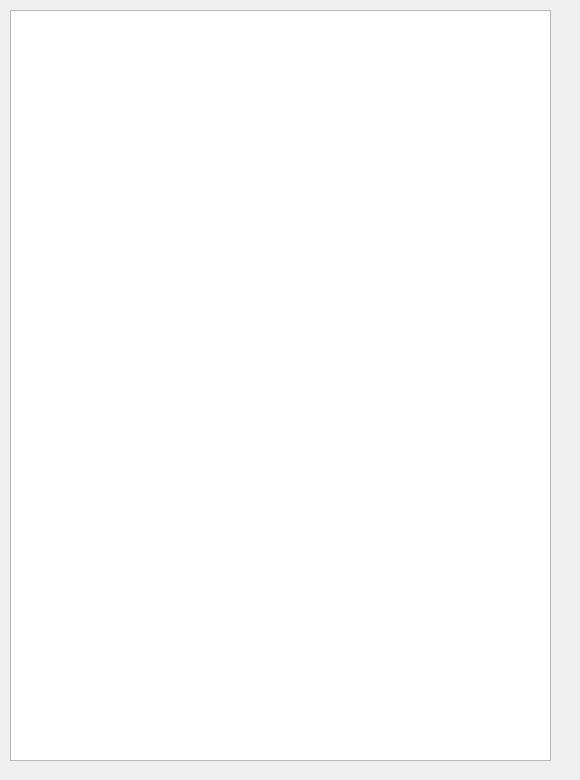
<?xml version="1.0" encoding="UTF-8"?>
<ui version="4.0">
 <class>Help</class>
 <widget class="QDialog" name="Help">
  <property name="geometry">
   <rect>
    <x>0</x>
    <y>0</y>
    <width>580</width>
    <height>780</height>
   </rect>
  </property>
  <property name="windowTitle">
   <string>Dialog</string>
  </property>
  <widget class="QTextBrowser" name="textBrowser">
   <property name="geometry">
    <rect>
     <x>10</x>
     <y>10</y>
     <width>541</width>
     <height>751</height>
    </rect>
   </property>
  </widget>
 </widget>
 <resources/>
 <connections/>
</ui>
